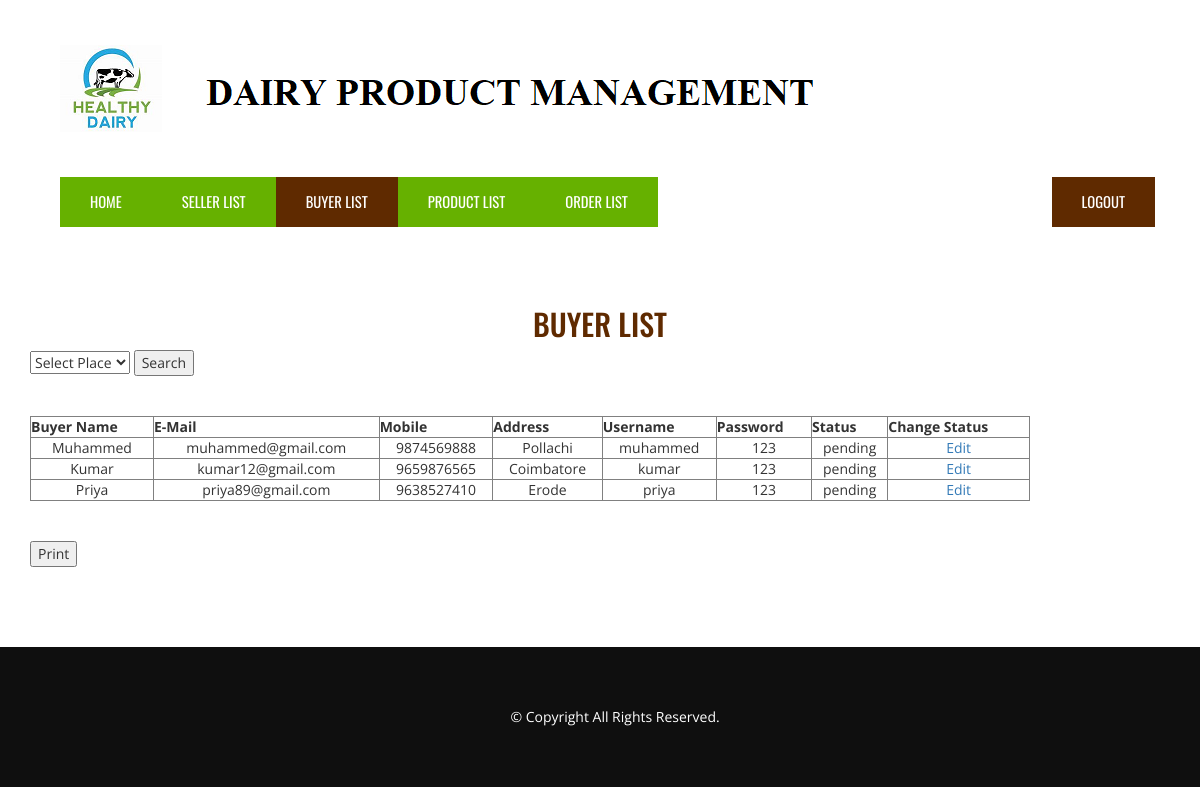
Screenshot of /admin-buyer-list.php with the database file from the repository.
### tables this page shows
CREATE TABLE IF NOT EXISTS `buyer` (
  `id` int(10) NOT NULL AUTO_INCREMENT,
  `bname` varchar(25) NOT NULL,
  `email` varchar(25) NOT NULL,
  `mobile` bigint(25) NOT NULL,
  `address` varchar(25) NOT NULL,
  `username` varchar(25) NOT NULL,
  `password` varchar(25) NOT NULL,
  `status` varchar(25) NOT NULL,
  PRIMARY KEY (`id`),
  UNIQUE KEY `username` (`username`)
);

### admin-buyer-list.php (the view, shortened to what this page needs)
<?php
$query = "select * from buyer";
$data = mysql_query($query);
?>
<!DOCTYPE HTML>
<html lang="en-US">
<head>
	<link href="https://maxcdn.bootstrapcdn.com/bootstrap/3.3.6/css/bootstrap.min.css" rel="stylesheet">
	<link rel="stylesheet" href="https://maxcdn.bootstrapcdn.com/font-awesome/4.5.0/css/font-awesome.min.css">
	<link href='css/style.css' rel='stylesheet' type='text/css'>
	<link rel="stylesheet" type="text/css" href="css/settings.css" media="screen" />
</head>
<body>
	<header class="header">
		<div class="container">
			<div class="container-fluid">
				<div class="header-top">
					<div class="col-md-3 col-sm-4 hidden-xs logo">
						<a href=""><img src="img/logo.png" alt="" /></a>
					</div>
				</div>
			</div>
			<nav class="navbar navbar-default">
			  <div class="container-fluid">
				<div class="collapse navbar-collapse" id="navigation">
				  <ul class="nav navbar-nav">
					<li><a href="admin-dashboard.php">Home </a></li>
					<li><a href="admin-seller-list.php">Seller List</a></li>
					<li class="active"><a href="admin-buyer-list.php">Buyer List</a></li>
                    <li><a href="admin-product-list.php">Product List</a></li>
					<li><a href="admin-order-list.php">Order List</a></li>
				  </ul>
				  <ul class="nav navbar-nav navbar-right">
					<li class="get-a-quote"><a href="logout.php">Logout</a></li>
				  </ul>
				</div>
			  </div>
			</nav>
		</div>
	</header>
	<section class="blog">
		<div class="container">
			<h2>Buyer List</h2>
            <form method="post" action="admin-buyer-list-place.php">
        	<select name="address" required >
                          <option value="" >Select Place</option>
                        </select>
                        <input type="submit" value="Search">
        </form>
        <br><br>
			<div class="blog-posts">
            <table border="1" width="1000" cellpadding="10" cellspacing="10">
<tr align="center"><th align="center">Buyer Name</th>
<th align="center">E-Mail</th><th align="center">Mobile</th><th align="center">Address</th><th align="center">Username</th><th align="center">Password</th><th align="center">Status</th><th align="center">Change Status</th>
</tr>
<?php while($rec = mysql_fetch_array($data)) { ?>
<tr align="center">
<td> <?php echo $rec['bname']; ?> </td>
<td> <?php echo $rec['email']; ?> </td>
<td> <?php echo $rec['mobile']; ?> </td>
<td> <?php echo $rec['address']; ?> </td>
<td> <?php echo $rec['username']; ?> </td>
<td> <?php echo $rec['password']; ?> </td>
<td> <?php echo $rec['status']; ?> </td>
<td> <a href="buyer-status.php?id=<?php echo $rec['id']; ?>">Edit</a> </td>
</tr>
<?php } ?>
</table> <br><br>
<button onClick="myFunction()">Print</button>
			</div>
		</div>
	</section>
	<section class="footer">
		<div class="copyright text-center">
			<div class="container">
				<div class="row">
					<p class="copyright">&copy; Copyright All Rights Reserved.</p>
				</div>
			</div>
		</div>
	</section>
</body>
</html>

### css/style.css (style rules this page uses)
body,p,h1,h2,h3,h4,h5,h6 { font-family:'open sans' }
.logo { padding:25px 15px; }
@media screen and (max-width:1200px) and (min-width:992px) { ul.nav.navbar-nav li a { padding: 15px 30px !important; } }
div#navigation { border:none; }
nav.navbar.navbar-default { background:none; border:none; font-family: 'oswald'; font-size: 11pt; text-transform:uppercase; margin:0px; }
ul.nav.navbar-nav { background: #66b100; }
ul.nav.navbar-nav li a { color: #fff !important; }
ul.nav.navbar-nav li.active a { background: #5f2a00; }
ul.nav.navbar-nav li { transition:.2s all ease-in-out; }
ul.nav.navbar-nav li a { padding: 15px 45px; }
ul.nav.navbar-nav li.get-a-quote { background:#5f2a00; }
.header-top { padding: 20px 0px; display: table; width: 100%; }
section.blog { padding:80px 0px; }
section.blog h2 { font-family:'oswald'; color:#5f2a00; text-align:center; text-transform:uppercase; margin-top:0px; }
.copyright { background: #0f0f0f; color: #fff; padding: 30px; }
.copyright p { margin: 0px; }

### rows the page displays
buyer: bname "Muhammed", email "muhammed@gmail.com", mobile "9874569888", address "Pollachi", username "muhammed", password "123", status "pending"
buyer: bname "Kumar", email "kumar12@gmail.com", mobile "9659876565", address "Coimbatore", username "kumar", password "123", status "pending"
buyer: bname "Priya", email "priya89@gmail.com", mobile "9638527410", address "Erode", username "priya", password "123", status "pending"
